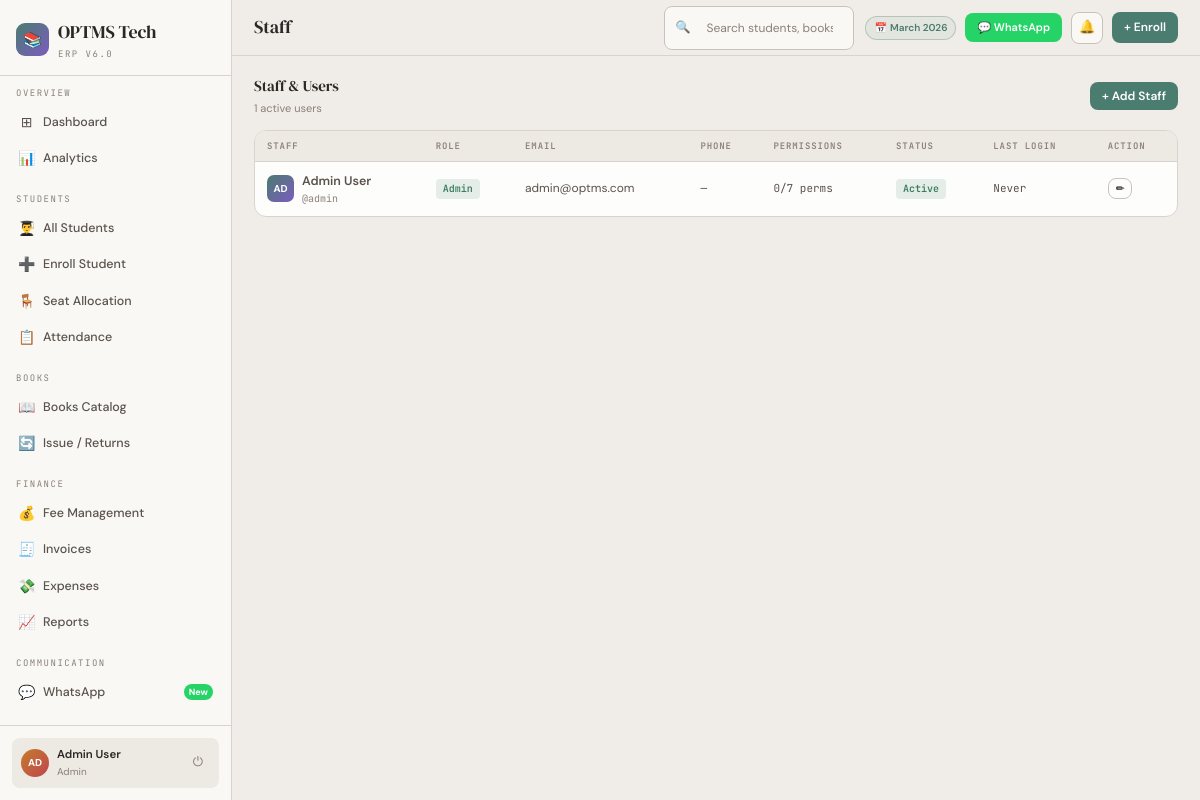
The page /pages/staff.php (signed in) on the database its author committed.
### tables this page shows
CREATE TABLE IF NOT EXISTS `users` (
  `id` INT AUTO_INCREMENT PRIMARY KEY,
  `name` VARCHAR(100) NOT NULL,
  `username` VARCHAR(60) UNIQUE NOT NULL,
  `email` VARCHAR(120) UNIQUE NOT NULL,
  `password` VARCHAR(255) NOT NULL,
  `role` ENUM('admin','librarian','receptionist','accountant','staff') DEFAULT 'librarian',
  `phone` VARCHAR(20),
  `status` ENUM('active','inactive') DEFAULT 'active',
  `last_login` DATETIME,
  `permissions` JSON,
  `created_at` TIMESTAMP DEFAULT CURRENT_TIMESTAMP
);

### includes/auth.php (called while the page is built, shortened)
<?php
function currentUser(): array {
    return $_SESSION['user'] ?? [];
}

### pages/staff.php (the view, shortened to what this page needs)
<?php
require_once __DIR__ . '/../includes/auth.php';
$db = getDB();
$staffList = $db->query("SELECT * FROM users WHERE status='active' ORDER BY role, name")->fetchAll();
$allPerms = [
    ['key'=>'manage_students','label'=>'Manage Students'],
    ['key'=>'manage_books','label'=>'Manage Books'],
    ['key'=>'manage_fees','label'=>'Manage Fees'],
    ['key'=>'view_reports','label'=>'View Reports'],
    ['key'=>'manage_staff','label'=>'Manage Staff'],
    ['key'=>'manage_settings','label'=>'Settings'],
    ['key'=>'issue_books','label'=>'Issue/Return Books'],
];
require_once __DIR__ . '/../includes/header.php';
?>
<div class="sec-hd">
  <div><div class="sec-t">Staff & Users</div><div class="sec-s"><?= count($staffList) ?> active users</div></div>
  <button class="btn bp" onclick="document.getElementById('addStaffModal').classList.add('open')">+ Add Staff</button>
</div>
<div class="panel"><div class="tw"><table>
  <thead><tr><th>Staff</th><th>Role</th><th>Email</th><th>Phone</th><th>Permissions</th><th>Status</th><th>Last Login</th><th>Action</th></tr></thead>
  <tbody>
    <?php foreach ($staffList as $i => $sf):
      $perms = json_decode($sf['permissions'] ?? '{}', true) ?: [];
      $pc    = count(array_filter($perms));
      $roleCls = ['admin'=>'tpd','librarian'=>'tac','accountant'=>'tpn','receptionist'=>'tis','staff'=>'trt'][$sf['role']] ?? 'trt';
    ?>
    <tr>
      <td>
        <div class="si">
          <div class="sav" style="background:linear-gradient(135deg,var(--ac),var(--vi))">
            <?= strtoupper(substr($sf['name'],0,2)) ?>
          </div>
          <div>
            <div style="font-weight:600;font-size:12.5px"><?= htmlspecialchars($sf['name']) ?></div>
            <div style="font-size:10px;color:var(--tx3);font-family:var(--fm)">@<?= htmlspecialchars($sf['username']) ?></div>
          </div>
        </div>
      </td>
      <td><span class="tag <?= $roleCls ?>" style="text-transform:capitalize"><?= $sf['role'] ?></span></td>
      <td style="font-size:12px"><?= htmlspecialchars($sf['email']) ?></td>
      <td style="font-family:var(--fm);font-size:11px"><?= htmlspecialchars($sf['phone'] ?? '—') ?></td>
      <td><span style="font-family:var(--fm);font-size:11px"><?= $pc ?>/<?= count($allPerms) ?> perms</span></td>
      <td><span class="tag tpd">Active</span></td>
      <td style="font-size:11px;font-family:var(--fm)"><?= $sf['last_login'] ? date('d M Y g:i A', strtotime($sf['last_login'])) : 'Never' ?></td>
      <td>
        <div style="display:flex;gap:4px">
          <button class="btn bg" style="font-size:10px;padding:3px 7px"
                  onclick='editStaff(<?= htmlspecialchars(json_encode($sf), ENT_QUOTES) ?>)'>✏</button>
        </div>
      </td>
    </tr>
    <?php endforeach; ?>
  </tbody>
</table></div></div>
<?php require_once __DIR__ . '/../includes/footer.php'; ?>

### includes/header.php (shortened to what this page needs)
<?php
$user = currentUser();
$currentPage = basename($_SERVER['PHP_SELF'], '.php');
try {
    $db = getDB();
    $feePending   = $db->query("SELECT COUNT(*) FROM students WHERE fee_status != 'paid' AND status='active'")->fetchColumn();
    $bookOverdue  = $db->query("SELECT COUNT(*) FROM transactions WHERE status='overdue'")->fetchColumn();
    $unreadNotif  = $db->query("SELECT COUNT(*) FROM notifications WHERE is_read=0")->fetchColumn();
    $absentToday  = $db->query("SELECT COUNT(*) FROM attendance WHERE date=CURDATE() AND status='absent'")->fetchColumn();
} catch (Exception $e) {
    $feePending = $bookOverdue = $unreadNotif = $absentToday = 0;
}
$nav = [
    'Overview' => [
        ['page'=>'dashboard','icon'=>'⊞','label'=>'Dashboard'],
        ['page'=>'analytics','icon'=>'📊','label'=>'Analytics'],
    ],
    'Students' => [
        ['page'=>'students','icon'=>'👨‍🎓','label'=>'All Students'],
        ['page'=>'enroll',  'icon'=>'➕','label'=>'Enroll Student'],
        ['page'=>'seats',   'icon'=>'🪑','label'=>'Seat Allocation'],
        ['page'=>'attendance','icon'=>'📋','label'=>'Attendance','badge'=>$absentToday,'badgeClass'=>''],
    ],
    'Books' => [
        ['page'=>'books',        'icon'=>'📖','label'=>'Books Catalog'],
        ['page'=>'transactions', 'icon'=>'🔄','label'=>'Issue / Returns','badge'=>$bookOverdue,'badgeClass'=>''],
    ],
    'Finance' => [
        ['page'=>'fees',     'icon'=>'💰','label'=>'Fee Management','badge'=>$feePending,'badgeClass'=>''],
        ['page'=>'invoices', 'icon'=>'🧾','label'=>'Invoices'],
        ['page'=>'expenses', 'icon'=>'💸','label'=>'Expenses'],
        ['page'=>'reports',  'icon'=>'📈','label'=>'Reports'],
    ],
    'Communication' => [
        ['page'=>'whatsapp','icon'=>'💬','label'=>'WhatsApp','badge'=>'New','badgeClass'=>'wa'],
    ],
    'Admin' => [
        ['page'=>'staff',         'icon'=>'👥','label'=>'Staff & Users'],
        ['page'=>'notifications', 'icon'=>'🔔','label'=>'Notifications','badge'=>$unreadNotif,'badgeClass'=>''],
        ['page'=>'settings',      'icon'=>'⚙️','label'=>'Settings'],
    ],
];
?>
<!DOCTYPE html>
<html lang="en">
<head>
<link rel="stylesheet" href="/assets/css/global.css">
<link rel="stylesheet" href="/assets/css/<?= $currentPage ?>.css">
</head>
<body>
<div class="sb">
  <div class="sb-logo">
    <div class="logo-row">
      <div class="logo-ic">📚</div>
      <div>
        <div class="logo-tx">OPTMS Tech</div>
        <div class="logo-sb">ERP v6.0</div>
      </div>
    </div>
  </div>
  <nav class="sb-nav">
    <?php foreach ($nav as $section => $items): ?>
    <div class="ns">
      <div class="nl"><?= $section ?></div>
      <?php foreach ($items as $item): ?>
      <a href="/pages/<?= $item['page'] ?>.php" class="ni <?= $currentPage === $item['page'] ? 'active' : '' ?>">
        <span class="ni-ic"><?= $item['icon'] ?></span>
        <?= htmlspecialchars($item['label']) ?>
        <?php if (!empty($item['badge'])): ?>
        <span class="nbadge <?= $item['badgeClass'] ?? '' ?>"><?= $item['badge'] ?></span>
        <?php endif; ?>
      </a>
      <?php endforeach; ?>
    </div>
    <?php endforeach; ?>
  </nav>
  <div class="sb-foot">
    <div class="u-card">
      <div class="u-av"><?= strtoupper(substr($user['name'] ?? 'A', 0, 2)) ?></div>
      <div>
        <div class="u-nm"><?= htmlspecialchars($user['name'] ?? 'Admin') ?></div>
        <div class="u-rl"><?= htmlspecialchars(ucfirst($user['role'] ?? 'admin')) ?></div>
      </div>
      <a href="/logout.php" title="Logout" class="logout-btn">⏻</a>
    </div>
  </div>
</div>
<div class="main">
  <div class="topbar">
    <div class="pg-title" id="topTitle"><?= ucfirst($currentPage) ?></div>
    <form method="GET" action="/pages/students.php" class="srch">
      <span style="color:var(--tx3);font-size:12px">🔍</span>
      <input name="q" placeholder="Search students, books…" value="<?= htmlspecialchars($_GET['q'] ?? '') ?>">
    </form>
    <div style="display:flex;align-items:center;gap:9px">
      <div class="chip chip-tl">📅 <span id="todayChip"></span></div>
      <a href="/pages/whatsapp.php" class="btn bwa" style="gap:5px;font-size:11px;text-decoration:none">💬 WhatsApp</a>
      <a href="/pages/notifications.php" class="nb-btn">🔔
      </a>
      <a href="/pages/enroll.php" class="btn bp" style="text-decoration:none">+ Enroll</a>
    </div>
  </div>
  <div class="content">

### rows shown on the page
users: name "AD", name "Admin User", role "Admin", username "admin", email "admin@optms.com", phone "—", permissions "0", shows "Never"

### other values the page prints
$section "OVERVIEW"
$item['icon'] "⊞"
$item['label'] "Dashboard"
$item['icon'] "📊"
$item['label'] "Analytics"
$section "STUDENTS"
$item['icon'] "👨‍🎓"
$item['label'] "All Students"
$item['icon'] "➕"
$item['label'] "Enroll Student"
$item['icon'] "🪑"
$item['label'] "Seat Allocation"
$item['icon'] "📋"
$item['label'] "Attendance"
$section "BOOKS"
